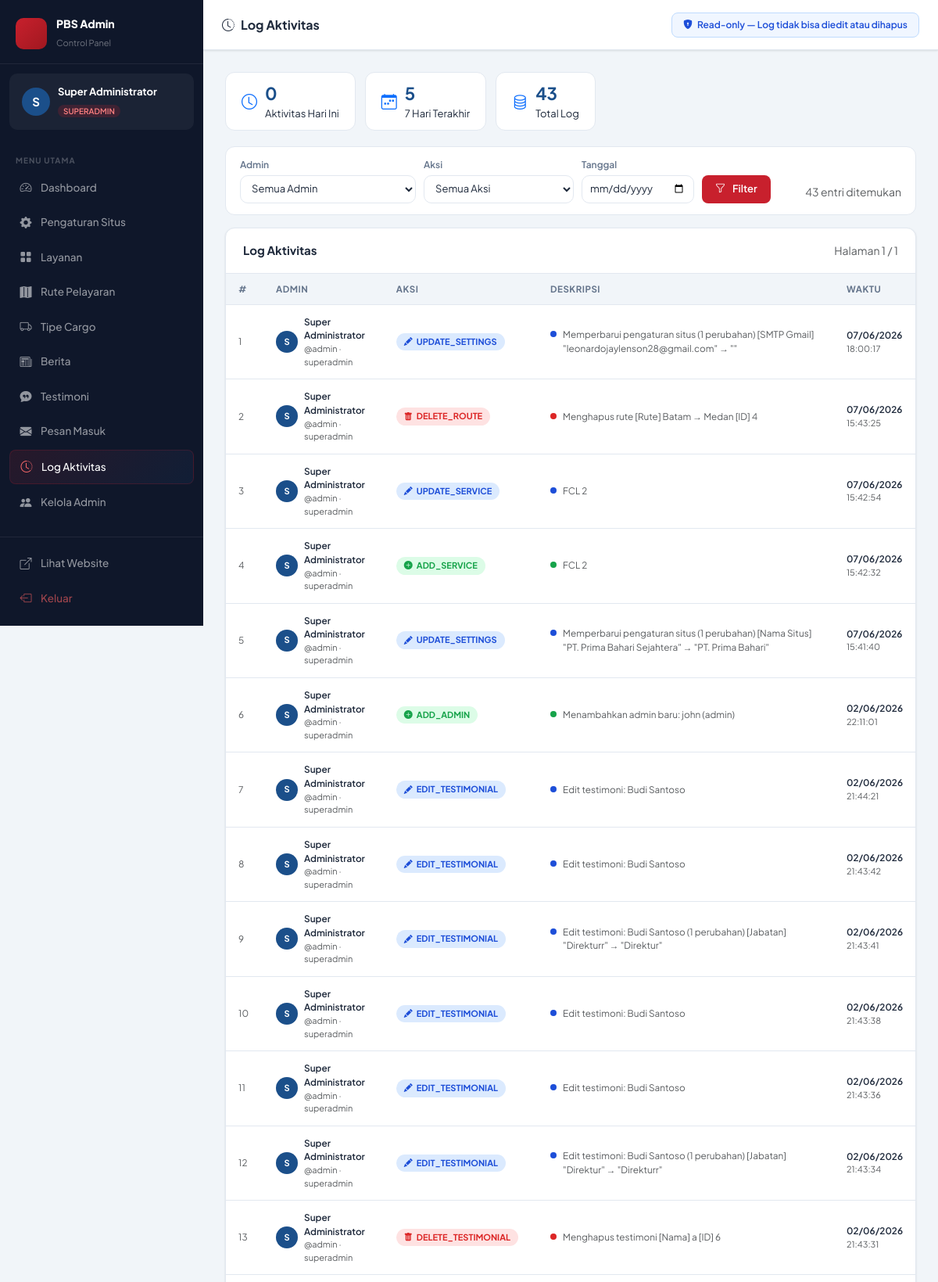
/admin/activity_log.php (signed in, upper part), run on the app's committed database.
### tables this page shows
CREATE TABLE `activity_log`  (
  `id` int NOT NULL AUTO_INCREMENT,
  `admin_id` int NULL DEFAULT NULL,
  `action` varchar(100) NOT NULL,
  `description` text NULL,
  `ip_address` varchar(45) NULL DEFAULT NULL,
  `created_at` timestamp NOT NULL DEFAULT current_timestamp,
  PRIMARY KEY (`id`) USING BTREE,
  INDEX `admin_id`(`admin_id` ASC) USING BTREE,
  CONSTRAINT `activity_log_ibfk_1` FOREIGN KEY (`admin_id`) REFERENCES `admins` (`id`) ON DELETE SET NULL ON UPDATE RESTRICT
);

### admin/activity_log.php (the view, shortened to what this page needs)
<?php
$pdo   = getPDO();
$filterAdmin  = isset($_GET['admin_id']) ? (int)$_GET['admin_id'] : 0;
$filterAction = trim($_GET['action_filter'] ?? '');
$filterDate   = trim($_GET['date'] ?? '');
$page         = max(1, (int)($_GET['page'] ?? 1));
$perPage      = 50;
$conditions = [];
$params     = [];
$where = $conditions ? ('WHERE ' . implode(' AND ', $conditions)) : '';
$countStmt = $pdo->prepare("SELECT COUNT(*) FROM activity_log l $where");
$countStmt->execute($params);
$totalRows  = (int)$countStmt->fetchColumn();
$totalPages = max(1, (int)ceil($totalRows / $perPage));
$page       = min($page, $totalPages);
$offset     = ($page - 1) * $perPage;
$logStmt = $pdo->prepare("
    SELECT
        l.id,
        l.admin_id,
        l.action,
        l.description,
        l.ip_address,
        l.created_at,
        a.username,
        a.full_name,
        a.role AS admin_role
    FROM activity_log l
    LEFT JOIN admins a ON a.id = l.admin_id
    $where
    ORDER BY l.created_at DESC
    LIMIT $perPage OFFSET $offset
");
$logStmt->execute($params);
$logs = $logStmt->fetchAll();
function actionStyle(string $action): array {
    return match (true) {
        str_contains($action, 'DELETE') || str_contains($action, 'HAPUS')
            => ['badge' => 'red',    'icon' => 'bi-trash-fill'],
        str_contains($action, 'ADD') || str_contains($action, 'CREATE')
            => ['badge' => 'green',  'icon' => 'bi-plus-circle-fill'],
        str_contains($action, 'UPDATE') || str_contains($action, 'EDIT')
            => ['badge' => 'blue',   'icon' => 'bi-pencil-fill'],
        str_contains($action, 'LOGIN') || str_contains($action, 'LOGOUT')
            => ['badge' => 'orange', 'icon' => 'bi-box-arrow-in-right'],
        str_contains($action, 'RESET') || str_contains($action, 'PASSWORD')
            => ['badge' => 'orange', 'icon' => 'bi-key-fill'],
        default
            => ['badge' => 'gray',   'icon' => 'bi-activity'],
    };
}
$todayStats = $pdo->query("
    SELECT COUNT(*) AS total_today FROM activity_log WHERE DATE(created_at) = CURDATE()
")->fetch();
$weekStats = $pdo->query("
    SELECT COUNT(*) AS total_week FROM activity_log WHERE created_at >= DATE_SUB(NOW(), INTERVAL 7 DAY)
")->fetch();
$totalStats = $pdo->query("SELECT COUNT(*) AS total_all FROM activity_log")->fetch();
?>
<!DOCTYPE html>
<html lang="id">
<head>
    <link rel="stylesheet" href="https://cdn.jsdelivr.net/npm/bootstrap@5.3.3/dist/css/bootstrap.min.css">
    <link rel="stylesheet" href="https://cdn.jsdelivr.net/npm/bootstrap-icons@1.11.3/font/bootstrap-icons.min.css">
    <link rel="stylesheet" href="<?= BASE_URL ?>/admin/assets/admin.css">
</head>
<body>
<div class="adm-layout">
    <?php include __DIR__ . '/includes/sidebar.php'; ?>
    <div class="adm-main">
        <div class="adm-topbar">
            <div class="topbar-title">
                <i class="bi bi-clock-history me-2"></i>Log Aktivitas
            </div>
            <div class="topbar-actions">
                <span class="readonly-notice">
                    <i class="bi bi-shield-lock-fill"></i> Read-only — Log tidak bisa diedit atau dihapus
                </span>
            </div>
        </div>
        <div class="adm-content">
            <div class="stat-chips">
                <div class="stat-chip">
                    <i class="bi bi-clock text-primary fs-5"></i>
                    <div><strong><?= (int)$todayStats['total_today'] ?></strong><br><span>Aktivitas Hari Ini</span></div>
                </div>
                <div class="stat-chip">
                    <i class="bi bi-calendar-week text-primary fs-5"></i>
                    <div><strong><?= (int)$weekStats['total_week'] ?></strong><br><span>7 Hari Terakhir</span></div>
                </div>
                <div class="stat-chip">
                    <i class="bi bi-database text-primary fs-5"></i>
                    <div><strong><?= number_format((int)$totalStats['total_all']) ?></strong><br><span>Total Log</span></div>
                </div>
            </div>
            <form method="GET" id="filterForm">
                <div class="filter-bar">
                    <div>
                        <label>Admin</label>
                        <select name="admin_id" class="adm-input" style="min-width:160px;">
                            <option value="">Semua Admin</option>
                        </select>
                    </div>
                    <div>
                        <label>Aksi</label>
                        <select name="action_filter" class="adm-input" style="min-width:180px;">
                            <option value="">Semua Aksi</option>
                        </select>
                    </div>
                    <div>
                        <label>Tanggal</label>
                        <input type="date" name="date" class="adm-input"
                               value="<?= htmlspecialchars($filterDate) ?>"
                               style="min-width:140px;">
                    </div>
                    <div class="d-flex gap-2 align-items-end">
                        <button type="submit" class="btn-adm save" style="height:36px;padding:0 16px;font-size:13px;">
                            <i class="bi bi-funnel me-1"></i>Filter
                        </button>
                    </div>
                    <div class="ms-auto text-muted small d-flex align-items-end pb-1">
                        <?= number_format($totalRows) ?> entri ditemukan
                    </div>
                </div>
            </form>
            <div class="adm-card">
                <div class="adm-card-header">
                    <h5>
                        Log Aktivitas
                    </h5>
                    <span class="text-muted small">Halaman <?= $page ?> / <?= $totalPages ?></span>
                </div>
                <?php if (empty($logs)): ?>
                    <div class="empty-state">
                        <i class="bi bi-clock-history"></i>
                        <p>Tidak ada log aktivitas<?= ($filterAdmin || $filterAction || $filterDate) ? ' untuk filter ini' : '' ?>.</p>
                    </div>
                <?php else: ?>
                    <div class="table-responsive">
                        <table class="adm-table">
                            <thead>
                                <tr>
                                    <th style="width:40px;">#</th>
                                    <th>Admin</th>
                                    <th>Aksi</th>
                                    <th>Deskripsi</th>
                                    <th style="white-space:nowrap;">Waktu</th>
                                </tr>
                            </thead>
                            <tbody>
                            <?php foreach ($logs as $i => $log): $style = actionStyle($log['action']); ?>
                                <tr>
                                    <td class="text-muted small nowrap"><?= $offset + $i + 1 ?></td>
                                    <td class="nowrap">
                                        <div class="d-flex align-items-center gap-2">
                                            <div class="avatar-xs"><?= mb_strtoupper(mb_substr($log['full_name'] ?? '?', 0, 1)) ?></div>
                                            <div>
                                                <div class="fw-semibold small"><?= htmlspecialchars($log['full_name'] ?? 'Dihapus') ?></div>
                                                <div class="text-muted" style="font-size:11px;">
                                                    @<?= htmlspecialchars($log['username'] ?? '-') ?>
                                                    <?php if ($log['admin_role']): ?> · <?= htmlspecialchars($log['admin_role']) ?><?php endif; ?>
                                                </div>
                                            </div>
                                        </div>
                                    </td>
                                    <td class="nowrap">
                                        <span class="action-badge <?= $style['badge'] ?>"><i class="bi <?= $style['icon'] ?>"></i> <?= htmlspecialchars($log['action']) ?></span>
                                    </td>
                                    <td style="min-width: 250px;">
                                        <div class="d-flex align-items-start gap-2">
                                            <span class="log-dot <?= $style['badge'] ?> mt-1"></span>
                                            <span class="text-muted small" style="line-height:1.5;"><?= htmlspecialchars($log['description'] ?: '—') ?></span>
                                        </div>
                                    </td>
                                    <td class="nowrap">
                                        <div class="small fw-semibold"><?= date('d/m/Y', strtotime($log['created_at'])) ?></div>
                                        <div class="text-muted" style="font-size:11px;"><?= date('H:i:s', strtotime($log['created_at'])) ?></div>
                                    </td>
                                </tr>
                            <?php endforeach; ?>
                            </tbody>
                        </table>
                    </div>
                <?php endif; ?>
            </div>
        </div>
    </div>
</div>
</body>
</html>

### admin/activity_log.php (style rules this page uses)
.action-badge { display:inline-flex;align-items:center;gap:5px; padding:3px 10px;border-radius:20px;font-size:11px;font-weight:700; white-space:nowrap; }
.action-badge.red { background:#fee2e2;color:#dc2626; }
.action-badge.green { background:#dcfce7;color:#16a34a; }
.action-badge.blue { background:#dbeafe;color:#1d4ed8; }
.stat-chips { display:flex;gap:12px;flex-wrap:wrap;margin-bottom:20px; }
.stat-chip { background:#fff;border:1.5px solid #e2e8f0;border-radius:12px; padding:10px 20px;display:flex;align-items:center;gap:10px;font-size:13px; }
.stat-chip strong { font-size:22px;font-weight:700;color:#1B4F8A; }
.filter-bar { background:#fff;border:1.5px solid #e2e8f0;border-radius:12px; padding:14px 18px;margin-bottom:16px;display:flex;gap:10px;flex-wrap:wrap;align-items:flex-end; }
.filter-bar .adm-input { height:36px;font-size:13px;padding:0 10px; }
.filter-bar label { font-size:12px;font-weight:600;color:#64748b;display:block;margin-bottom:4px; }
.log-dot { width:8px;height:8px;border-radius:50%;display:inline-block;flex-shrink:0;margin-top:2px; }
.log-dot.red { background:#dc2626; }
.log-dot.green { background:#16a34a; }
.log-dot.blue { background:#1d4ed8; }
.avatar-xs { width:28px;height:28px;border-radius:50%;background:#1B4F8A;color:#fff; display:inline-flex;align-items:center;justify-content:center;font-weight:700;font-size:11px;flex-shrink:0; }
.readonly-notice { display:inline-flex;align-items:center;gap:6px; background:#f0f6ff;border:1.5px solid #bfdbfe;border-radius:8px; padding:6px 14px;font-size:12px;font-weight:600;color:#1d4ed8; }

### data on the page
activity_log: i "1", admin.full_name "S", admin.full_name "Super Administrator", admin.username "admin", admin.role "superadmin", action "UPDATE_SETTINGS", description "Memperbarui pengaturan situs (1 perubahan) [SMTP Gmail] \"leonardojaylenson28@gmail.com\" → \"\"", created_at "07/06/2026", created_at "18:00:17"
activity_log: i "2", admin.full_name "S", admin.full_name "Super Administrator", admin.username "admin", admin.role "superadmin", action "DELETE_ROUTE", description "Menghapus rute [Rute] Batam → Medan [ID] 4", created_at "07/06/2026", created_at "15:43:25"
activity_log: i "3", admin.full_name "S", admin.full_name "Super Administrator", admin.username "admin", admin.role "superadmin", action "UPDATE_SERVICE", description "FCL 2", created_at "07/06/2026", created_at "15:42:54"
activity_log: i "4", admin.full_name "S", admin.full_name "Super Administrator", admin.username "admin", admin.role "superadmin", action "ADD_SERVICE", description "FCL 2", created_at "07/06/2026", created_at "15:42:32"
activity_log: i "5", admin.full_name "S", admin.full_name "Super Administrator", admin.username "admin", admin.role "superadmin", action "UPDATE_SETTINGS", description "Memperbarui pengaturan situs (1 perubahan) [Nama Situs] \"PT. Prima Bahari Sejahtera\" → \"PT. Prima Bahari\"", created_at "07/06/2026", created_at "15:41:40"
activity_log: i "6", admin.full_name "S", admin.full_name "Super Administrator", admin.username "admin", admin.role "superadmin", action "ADD_ADMIN", description "Menambahkan admin baru: john (admin)", created_at "02/06/2026", created_at "22:11:01"
activity_log: i "7", admin.full_name "S", admin.full_name "Super Administrator", admin.username "admin", admin.role "superadmin", action "EDIT_TESTIMONIAL", description "Edit testimoni: Budi Santoso", created_at "02/06/2026", created_at "21:44:21"
activity_log: i "8", admin.full_name "S", admin.full_name "Super Administrator", admin.username "admin", admin.role "superadmin", action "EDIT_TESTIMONIAL", description "Edit testimoni: Budi Santoso", created_at "02/06/2026", created_at "21:43:42"
activity_log: i "9", admin.full_name "S", admin.full_name "Super Administrator", admin.username "admin", admin.role "superadmin", action "EDIT_TESTIMONIAL", description "Edit testimoni: Budi Santoso (1 perubahan) [Jabatan] \"Direkturr\" → \"Direktur\"", created_at "02/06/2026", created_at "21:43:41"
activity_log: i "10", admin.full_name "S", admin.full_name "Super Administrator", admin.username "admin", admin.role "superadmin", action "EDIT_TESTIMONIAL", description "Edit testimoni: Budi Santoso", created_at "02/06/2026", created_at "21:43:38"
activity_log: i "11", admin.full_name "S", admin.full_name "Super Administrator", admin.username "admin", admin.role "superadmin", action "EDIT_TESTIMONIAL", description "Edit testimoni: Budi Santoso", created_at "02/06/2026", created_at "21:43:36"
activity_log: i "12", admin.full_name "S", admin.full_name "Super Administrator", admin.username "admin", admin.role "superadmin", action "EDIT_TESTIMONIAL", description "Edit testimoni: Budi Santoso (1 perubahan) [Jabatan] \"Direktur\" → \"Direkturr\"", created_at "02/06/2026", created_at "21:43:34"
activity_log: i "13", admin.full_name "S", admin.full_name "Super Administrator", admin.username "admin", admin.role "superadmin", action "DELETE_TESTIMONIAL", description "Menghapus testimoni [Nama] a [ID] 6", created_at "02/06/2026", created_at "21:43:31"

### other printed values
mb_strtoupper(mb_substr($admin['name'], 0, 1)) "S"
$admin['name'] "Super Administrator"
$admin['role'] "SUPERADMIN"
$m['label'] "Dashboard"
$m['label'] "Pengaturan Situs"
$m['label'] "Layanan"
$m['label'] "Rute Pelayaran"
$m['label'] "Tipe Cargo"
$m['label'] "Berita"
$m['label'] "Testimoni"
$m['label'] "Pesan Masuk"
$m['label'] "Log Aktivitas"
$m['label'] "Kelola Admin"
$todayStats['total_today'] "0"
$weekStats['total_week'] "5"
